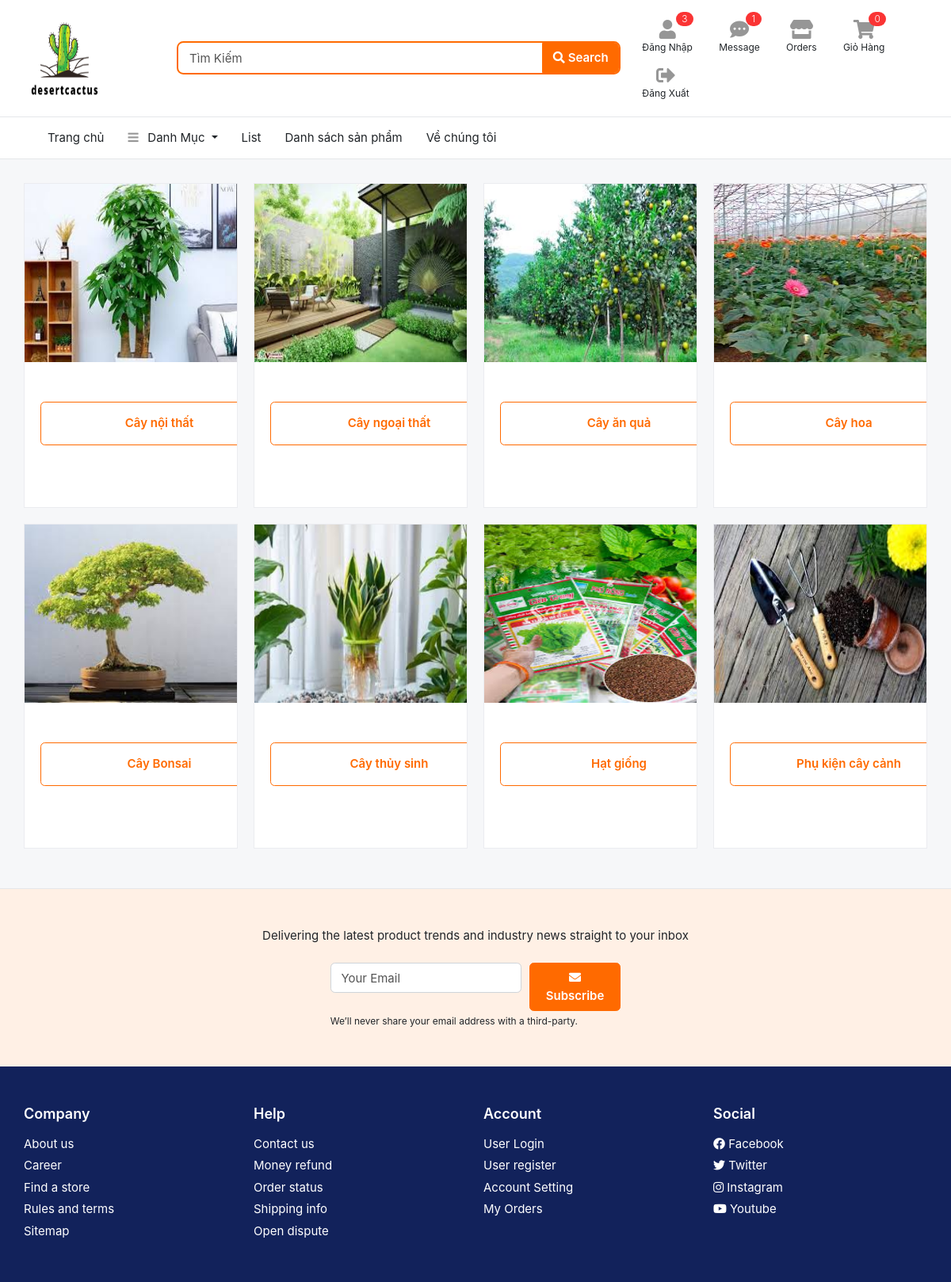
/DoAn_MaNguonMo/DoAn_MaNguonMo/listdanhmuc.php, run on the app's committed database.
### tables this page shows
CREATE TABLE `danhmuc` (
  `MaDM` int(11) NOT NULL,
  `TenDM` varchar(50) NOT NULL,
  `HinhAnhDM` varchar(50) NOT NULL
);

### DoAn_MaNguonMo/DoAn_MaNguonMo/listdanhmuc.php (the view, shortened to what this page needs)
<!DOCTYPE HTML>
<html lang="en">
<head>
<link href="css/bootstrap.css" rel="stylesheet" type="text/css"/>
<link href="fonts/fontawesome/css/all.min.css" type="text/css" rel="stylesheet">
<link href="css/ui.css" rel="stylesheet" type="text/css"/>
<link href="css/responsive.css" rel="stylesheet" type="text/css" />
</head>
<body>
<?php include 'header.php'; ?>
<?php include 'thanhcongcu.php'; ?>
<?php
    $sql = "SELECT * FROM danhmuc";
    $stmt = $conn->prepare($sql);
    $stmt->execute();
    $danhmuc= $stmt->fetchAll(PDO::FETCH_OBJ);
?>
<section class="section-content padding-y">
<div class="container">
<nav class="row">
<?php
if($danhmuc)
foreach($danhmuc as $item)
{
    ?>
    <div class="col-md-3">
			<div class="card card-category" >
			  <div class="card-img-top" >
              <img style="width: 100%; height:15rem;" src="images/image_cay/<?php echo $item->HinhAnhDM; ?>">
			  </div>
			  <div class="card-body">
			    <h4 class="card-title-center">
				<a  class="btn btn-outline-warning" style="padding: 1rem;margin-top: 2rem; width:20rem;" href="danhsachtheodanhmuc.php?danhmuc_id=<?php echo htmlspecialchars($item->MaDM); ?>">
                            <?php echo htmlspecialchars($item->TenDM); ?>
                    </a>
				</h4>
			  </div>
			</div>
		</div>
<?php
}
?>
</div>
</section>
<section class="padding-y-lg bg-light border-top">
<div class="container">
<p class="pb-2 text-center">Delivering the latest product trends and industry news straight to your inbox</p>
<div class="row justify-content-md-center">
	<div class="col-lg-4 col-sm-6">
<form class="form-row">
		<div class="col-8">
		<input class="form-control" placeholder="Your Email" type="email">
		</div>
		<div class="col-4">
		<button type="submit" class="btn btn-block btn-warning"> <i class="fa fa-envelope"></i> Subscribe </button>
		</div>
</form>
<small class="form-text">We’ll never share your email address with a third-party. </small>
	</div>
</div>
</div>
</section>
<?php include 'footer.php';  ?>
</body>
</html>

### DoAn_MaNguonMo/DoAn_MaNguonMo/css/ui.css (style rules this page uses)
html { font-family: 'Inter', sans-serif; font-size: 15px; }
.padding-y { padding-top: 30px; padding-bottom: 30px; }
.padding-y-lg { padding-top: 48px; padding-bottom: 48px; }
.card-category { display: block; margin-bottom: 20px; overflow: hidden; min-height: 410px; }
body { background-color: #f6f7f9; }

### DoAn_MaNguonMo/DoAn_MaNguonMo/css/responsive.css (style rules this page uses)
@media (min-width: 1040px) { .container { padding-left: 30px !important; padding-right: 30px !important; } }

### data on the page
danhmuc: HinhAnhDM (picture), TenDM "Cây nội thất"
danhmuc: HinhAnhDM (picture), $item->MaDM 2 (drawn), TenDM "Cây ngoại thất"
danhmuc: HinhAnhDM (picture), TenDM "Cây ăn quả"
danhmuc: HinhAnhDM (picture), TenDM "Cây hoa"
danhmuc: HinhAnhDM (picture), TenDM "Cây Bonsai"
danhmuc: HinhAnhDM (picture), TenDM "Cây thủy sinh"
danhmuc: HinhAnhDM (picture), TenDM "Hạt giống"
danhmuc: HinhAnhDM (picture), TenDM "Phụ kiện cây cảnh"

### other printed values
$total_items "0"
